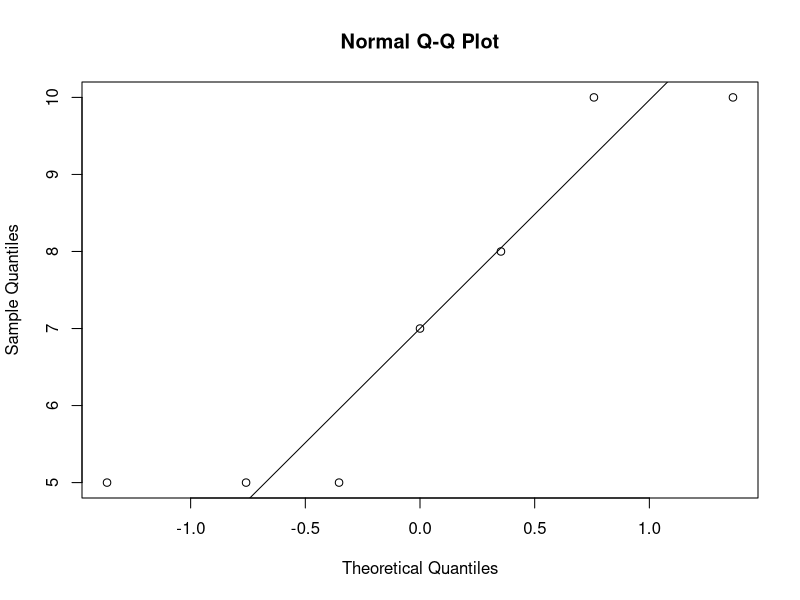

Recreate this plot in R.
# Laboratorio 3 - CO3321
# Sección 1
# Andrea Reyes 15-11201
# Javier Medina 12-10400


## 1. Se desea conocer si existe alguna relación entre el nivel socioeconómico (pobre, medio y rico) y la
## zona donde vive (rural y urbano) 505 grupos de familias:
##  X/Y      Rural(1) Urbano(2)
## Pobre(1)    249    139
## Medio(2)    80     20
## Rico(3)      2     15

columnas = 2
filas = 3

rural <- c(249, 80, 2)
urbano <- c(139, 20, 15)

(matriz <- cbind(rural, urbano))

chisq.test(matriz)


## 2. Se efectuó un estudio para determinar si los conductores preferı́an los carriles centrales de una vı́a
## rápida con cuatro carriles para cada sentido. Se observó un total de mil autos a las horas picos
## de la mañana y se registraron los carriles por los que éstos circulaban. La siguiente tabla contiene
## los resultados. Proporcionan los datos suficiente evidencia para concluir que los conductores tienen
## preferencia por algunos carriles? (Pruebe la hipótesis que afirma que p 1 = p 2 = p 3 = p 4 = 1/4
## utilizando un nivel de significancia de α = 0,05). Establezca lı́mites para el p-valor asociado.
## Carril   Número de carros observados
##   1               294
##   2               276
##   3               238
##   4               192

alpha = 0.05
n = 1000
k = 4
r = 0

p = c(1/4,1/4,1/4,1/4)
fi = c(294,276,238,192)

chi2_obs = sum((fi-n*p)^2/(n*p))
chi2_obs

chi2.alpha = qchisq(1-alpha,k-1-r)
chi2.alpha

p_valor = 1- pchisq(chi2_obs, k-1-r)
p_valor

prop.test(fi, c(1000,1000,1000,1000),p)

## 3. Los siguientes datos son las edades de una muestra de personas seleccionadas entre los visitantes de
## un Bingo.
## 32, 23, 64, 31, 74, 44, 61, 33, 66, 73,
## 27, 65, 40, 54, 23, 43, 58, 87, 58, 62,
## 68, 89, 93, 24, 73, 42, 33, 63, 36, 48,
## 77, 75, 37, 59, 70, 61, 43, 68, 54, 29,
## 48, 81, 57, 97, 35, 58, 56, 58, 57, 45
## Realizar una prueba Chi-cuadrado de bondad de ajuste para decidir si puede aceptarse que las
## edades sigan una distribución normal.

edades = c(32, 23, 64, 31, 74, 44, 61, 33, 66, 73,
           27, 65, 40, 54, 23, 43, 58, 87, 58, 62,
           68, 89, 93, 24, 73, 42, 33, 63, 36, 48,
           77, 75, 37, 59, 70, 61, 43, 68, 54, 29,
           48, 81, 57, 97, 35, 58, 56, 58, 57, 45)

# Tabla de frecuencia de las edades
hist(edades, plot = F)

r = 2
fi = c(5, 8, 7, 10, 10, 5, 5)

# Gráficas para observar el comportamiento de los datos
qqnorm(fi)
qqline(fi)

k = length(fi)
n = sum(fi)

# Media de las clases
mi = c(25, 35, 45, 55, 65, 75, 85)

xbarra = sum(fi*mi)/n
xbarra

x_barra = rep(xbarra, k)
x_barra

S_cuadrado = sum( fi*(mi-x_barra)^2 )/(n-1)
S_cuadrado

S = sqrt(S_cuadrado)
S

pi = pnorm(3 : 9* 10, xbarra, S) - pnorm(2 : 8 *10, xbarra, S)
pi

chi2_obs = sum((fi-n*pi)^2/(n*pi))
chi2_obs

chi2_alpha <- qchisq(1 - alpha, k - 1 -r)
chi2_alpha

p_valor = 1 - pchisq(chi2_obs, k - 1 - r)
p_valor
